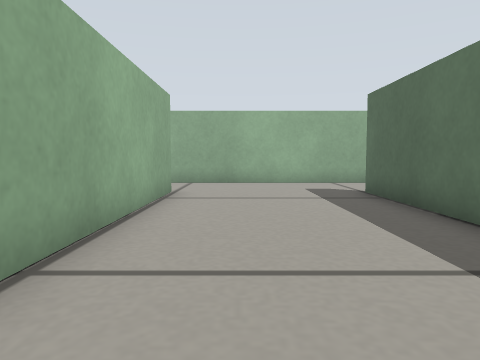
[1] (above)

16 first-person views from a walk through a Gazebo world. The camera is 0.19 m above the floor, tilts 4° down and sees 70° across. The floor is counted in squares, 0.2 m on a side. Each view is taken from the middle of a square. On the plan, view 1 faces up. The plan holds only what a view shows up to about 12 squares ahead; the rest is blank.

[2]
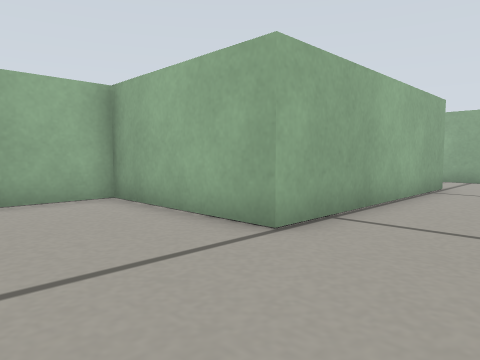

[3]
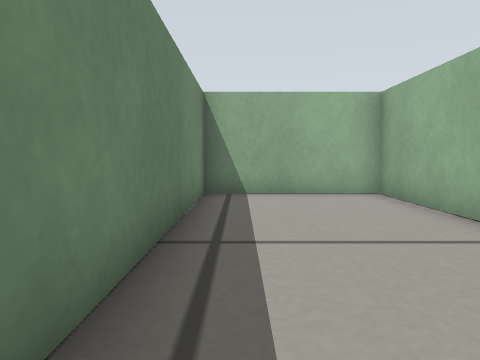

[4]
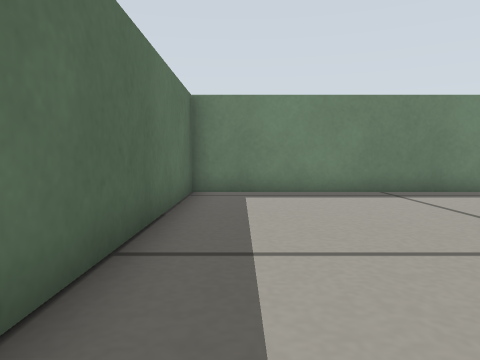

[5]
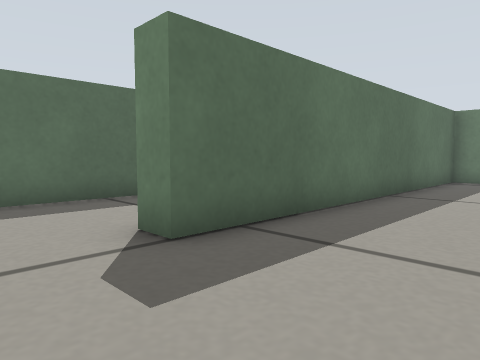

[6]
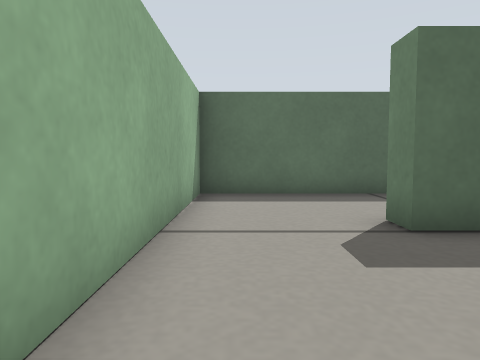

[7]
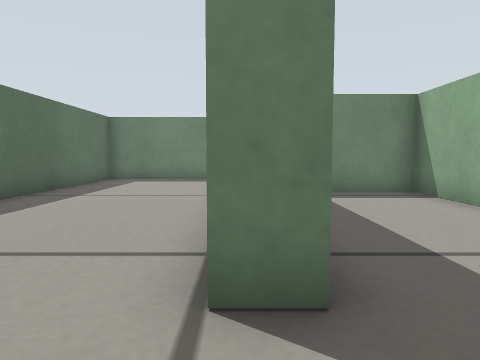

[8]
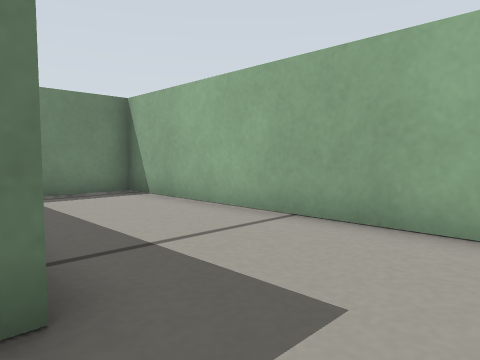

[9]
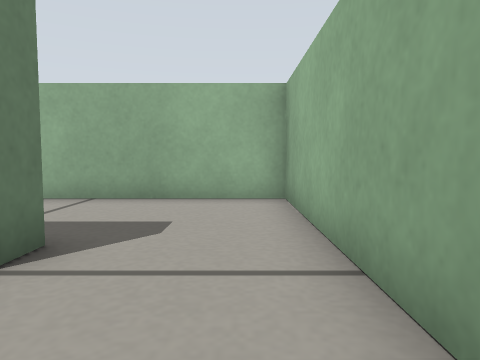

[10]
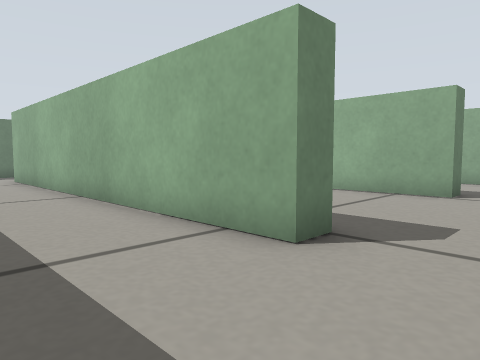

[11]
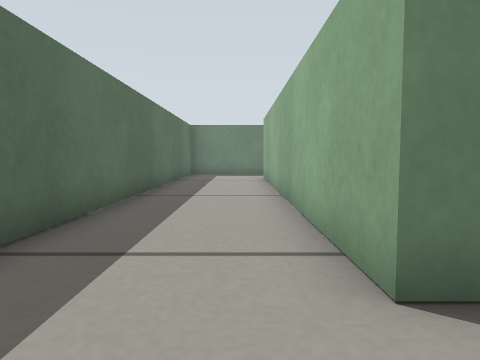

[12]
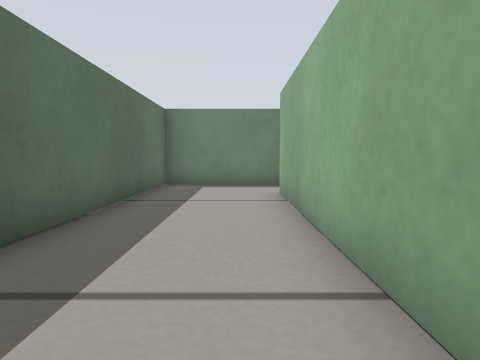

[13]
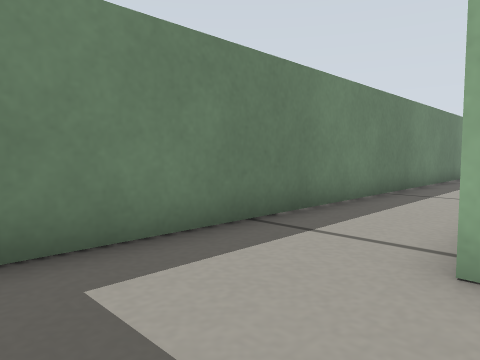

[14]
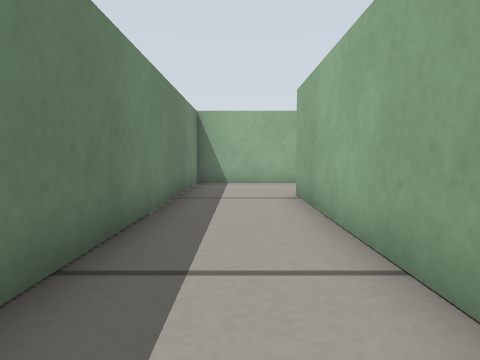

[15]
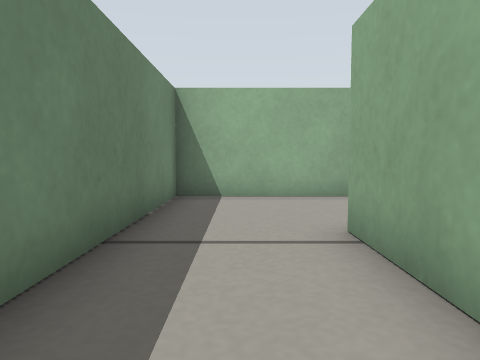

[16]
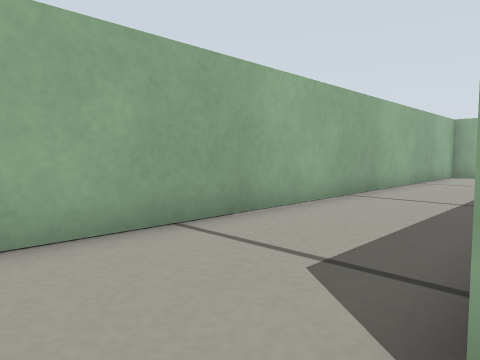

### Floor plan
Ten units are one square. View 1 is at (0, 0); x grows to the right and y downward. Boxes are objects, and circles mark ways between rooms. Rooms are numbered by the first view taken in them; rooms with no view inside come last. Other rooms are left out.
<svg viewBox="-115 -125 195 195">
<path fill="none" stroke="#000" d="M-18 -90 -18 -15 -65 -15 -65 29 32 29 32 -90 40 -90M45 -120 -15 -120M-26 -90 -18 -90M-15 -120 -65 -120 -65 -22 -42 -22M-9 36 -73 36M40 -90 40 37M-110 -81 -110 65 75 65 75 -120 45 -120"/>
<circle cx="-20" cy="-100" r="3" fill="#2a7"/>
<circle cx="35" cy="-100" r="3" fill="#2a7"/>
<text x="0" y="-40">1</text>
<text x="-40" y="-70">2</text>
<text x="-20" y="40">3</text>
</svg>
Room 1 opens to room 2. Room 1 opens to room 3.

Where each view was taken, in squares from view 1:
view 1: 0 up, 0 right, facing up
view 2: 2 down, 1 right, facing up-left
view 3: 2 down, 2 right, facing left
view 4: 6 up, 2 right, facing down
view 5: 11 up, 0 right, facing down-right
view 6: 11 up, 1 left, facing right
view 7: 11 up, 2 left, facing down
view 8: 11 up, 2 left, facing down-left
view 9: 11 up, 1 right, facing left
view 10: 11 up, 7 right, facing down-left
view 11: 11 up, 5 right, facing down
view 12: 5 up, 5 right, facing down
view 13: 3 down, 7 right, facing down-left
view 14: 5 down, 1 right, facing left
view 15: 5 down, 3 left, facing left
view 16: 5 down, 7 left, facing up-left
